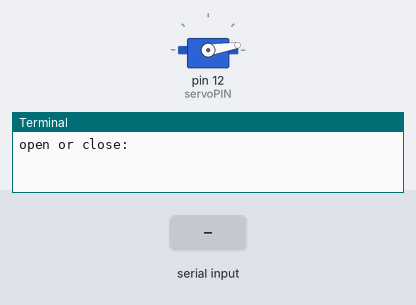
Recording of a program running on a simulated Raspberry Pi (header pin numbers). On the bench: servo, the last lines printed to the terminal. The test bench sets the inputs (shaded band). Servo angles are drawn from the pulse width (0.5 ms = 0°, 2.5 ms = 180°).

Above: at 1.2 s.
1.3 s: "open" typed at the terminal, then Enter
At 2.4 s:
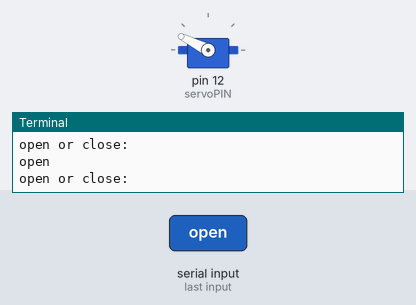
2.8 s: "Open" typed at the terminal, then Enter
4.3 s: "close" typed at the terminal, then Enter
Timing chart, 0 to 7.3 s (numbered marks = the images above; inputs shaded):
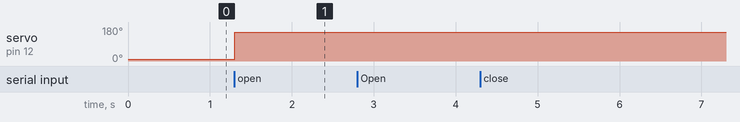

The program:

clawOpenClose.py
```python
#Created by JaX to Test servo fun

import RPi.GPIO as GPIO
import time

motionSensorPIN = 11
servoPIN = 12
GPIO.setmode(GPIO.BOARD)
GPIO.setup(servoPIN, GPIO.OUT)

pin = GPIO.PWM(servoPIN, 50)
pin.start(3)

try:
    while True:
        usrInput = input("open or close: ")
        if usrInput == "open" or usrInput == "Open":
            inNum = 11
        elif usrInput == "close" or usrInput == "Close":
            inNum = 1
        else:
            inNum = 11

        pin.ChangeDutyCycle(float(inNum))
except KeyboardInterrupt:
    pin.stop()
    GPIO.cleanup()
```

Measured:
- after the input at 1.3 s, servo on pin 12 (servoPIN): 9° → 153° at once
